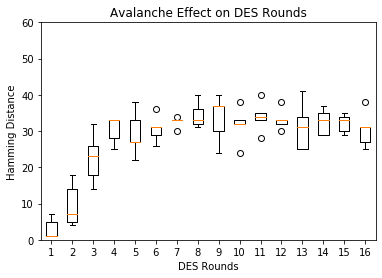

Reproduce this figure in Python.
import matplotlib.pyplot as plt

def hex2bin(s):
	mp = {'0' : "0000",
		'1' : "0001",
		'2' : "0010",
		'3' : "0011",
		'4' : "0100",
		'5' : "0101",
		'6' : "0110",
		'7' : "0111",
		'8' : "1000",
		'9' : "1001",
		'A' : "1010",
		'B' : "1011",
		'C' : "1100",
		'D' : "1101",
		'E' : "1110",
		'F' : "1111" }
	bin = ""
	for i in range(len(s)):
		bin = bin + mp[s[i]]
	return bin

def bin2hex(s):
	mp = {"0000" : '0',
		"0001" : '1',
		"0010" : '2',
		"0011" : '3',
		"0100" : '4',
		"0101" : '5',
		"0110" : '6',
		"0111" : '7',
		"1000" : '8',
		"1001" : '9',
		"1010" : 'A',
		"1011" : 'B',
		"1100" : 'C',
		"1101" : 'D',
		"1110" : 'E',
		"1111" : 'F' }
	hex = ""
	for i in range(0,len(s),4):
		ch = ""
		ch = ch + s[i]
		ch = ch + s[i + 1]
		ch = ch + s[i + 2]
		ch = ch + s[i + 3]
		hex = hex + mp[ch]
		
	return hex


def bin2dec(binary):
	
	binary1 = binary
	decimal, i, n = 0, 0, 0
	while(binary != 0):
		dec = binary % 10
		decimal = decimal + dec * pow(2, i)
		binary = binary//10
		i += 1
	return decimal


def dec2bin(num):
	res = bin(num).replace("0b", "")
	if(len(res)%4 != 0):
		div = len(res) / 4
		div = int(div)
		counter =(4 * (div + 1)) - len(res)
		for i in range(0, counter):
			res = '0' + res
	return res


def permute(k, arr, n):
	permutation = ""
	for i in range(0, n):
		permutation = permutation + k[arr[i] - 1]
	return permutation


def shift_left(k, nth_shifts):
	s = ""
	for i in range(nth_shifts):
		for j in range(1,len(k)):
			s = s + k[j]
		s = s + k[0]
		k = s
		s = ""
	return k


def xor(a, b):
	ans = ""
	for i in range(len(a)):
		if a[i] == b[i]:
			ans = ans + "0"
		else:
			ans = ans + "1"
	return ans


initial_perm = [58, 50, 42, 34, 26, 18, 10, 2,
				60, 52, 44, 36, 28, 20, 12, 4,
				62, 54, 46, 38, 30, 22, 14, 6,
				64, 56, 48, 40, 32, 24, 16, 8,
				57, 49, 41, 33, 25, 17, 9, 1,
				59, 51, 43, 35, 27, 19, 11, 3,
				61, 53, 45, 37, 29, 21, 13, 5,
				63, 55, 47, 39, 31, 23, 15, 7]


exp_d = [32, 1 , 2 , 3 , 4 , 5 , 4 , 5,
		6 , 7 , 8 , 9 , 8 , 9 , 10, 11,
		12, 13, 12, 13, 14, 15, 16, 17,
		16, 17, 18, 19, 20, 21, 20, 21,
		22, 23, 24, 25, 24, 25, 26, 27,
		28, 29, 28, 29, 30, 31, 32, 1 ]


per = [ 16, 7, 20, 21,
		29, 12, 28, 17,
		1, 15, 23, 26,
		5, 18, 31, 10,
		2, 8, 24, 14,
		32, 27, 3, 9,
		19, 13, 30, 6,
		22, 11, 4, 25 ]


sbox = [[[14, 4, 13, 1, 2, 15, 11, 8, 3, 10, 6, 12, 5, 9, 0, 7],
		[ 0, 15, 7, 4, 14, 2, 13, 1, 10, 6, 12, 11, 9, 5, 3, 8],
		[ 4, 1, 14, 8, 13, 6, 2, 11, 15, 12, 9, 7, 3, 10, 5, 0],
		[15, 12, 8, 2, 4, 9, 1, 7, 5, 11, 3, 14, 10, 0, 6, 13 ]],
			
		[[15, 1, 8, 14, 6, 11, 3, 4, 9, 7, 2, 13, 12, 0, 5, 10],
			[3, 13, 4, 7, 15, 2, 8, 14, 12, 0, 1, 10, 6, 9, 11, 5],
			[0, 14, 7, 11, 10, 4, 13, 1, 5, 8, 12, 6, 9, 3, 2, 15],
		[13, 8, 10, 1, 3, 15, 4, 2, 11, 6, 7, 12, 0, 5, 14, 9 ]],

		[ [10, 0, 9, 14, 6, 3, 15, 5, 1, 13, 12, 7, 11, 4, 2, 8],
		[13, 7, 0, 9, 3, 4, 6, 10, 2, 8, 5, 14, 12, 11, 15, 1],
		[13, 6, 4, 9, 8, 15, 3, 0, 11, 1, 2, 12, 5, 10, 14, 7],
			[1, 10, 13, 0, 6, 9, 8, 7, 4, 15, 14, 3, 11, 5, 2, 12 ]],
	
		[ [7, 13, 14, 3, 0, 6, 9, 10, 1, 2, 8, 5, 11, 12, 4, 15],
		[13, 8, 11, 5, 6, 15, 0, 3, 4, 7, 2, 12, 1, 10, 14, 9],
		[10, 6, 9, 0, 12, 11, 7, 13, 15, 1, 3, 14, 5, 2, 8, 4],
			[3, 15, 0, 6, 10, 1, 13, 8, 9, 4, 5, 11, 12, 7, 2, 14] ],
		
		[ [2, 12, 4, 1, 7, 10, 11, 6, 8, 5, 3, 15, 13, 0, 14, 9],
		[14, 11, 2, 12, 4, 7, 13, 1, 5, 0, 15, 10, 3, 9, 8, 6],
			[4, 2, 1, 11, 10, 13, 7, 8, 15, 9, 12, 5, 6, 3, 0, 14],
		[11, 8, 12, 7, 1, 14, 2, 13, 6, 15, 0, 9, 10, 4, 5, 3 ]],
	
		[ [12, 1, 10, 15, 9, 2, 6, 8, 0, 13, 3, 4, 14, 7, 5, 11],
		[10, 15, 4, 2, 7, 12, 9, 5, 6, 1, 13, 14, 0, 11, 3, 8],
			[9, 14, 15, 5, 2, 8, 12, 3, 7, 0, 4, 10, 1, 13, 11, 6],
			[4, 3, 2, 12, 9, 5, 15, 10, 11, 14, 1, 7, 6, 0, 8, 13] ],
		
		[ [4, 11, 2, 14, 15, 0, 8, 13, 3, 12, 9, 7, 5, 10, 6, 1],
		[13, 0, 11, 7, 4, 9, 1, 10, 14, 3, 5, 12, 2, 15, 8, 6],
			[1, 4, 11, 13, 12, 3, 7, 14, 10, 15, 6, 8, 0, 5, 9, 2],
			[6, 11, 13, 8, 1, 4, 10, 7, 9, 5, 0, 15, 14, 2, 3, 12] ],
		
		[ [13, 2, 8, 4, 6, 15, 11, 1, 10, 9, 3, 14, 5, 0, 12, 7],
			[1, 15, 13, 8, 10, 3, 7, 4, 12, 5, 6, 11, 0, 14, 9, 2],
			[7, 11, 4, 1, 9, 12, 14, 2, 0, 6, 10, 13, 15, 3, 5, 8],
			[2, 1, 14, 7, 4, 10, 8, 13, 15, 12, 9, 0, 3, 5, 6, 11] ] ]


final_perm = [ 40, 8, 48, 16, 56, 24, 64, 32,
			39, 7, 47, 15, 55, 23, 63, 31,
			38, 6, 46, 14, 54, 22, 62, 30,
			37, 5, 45, 13, 53, 21, 61, 29,
			36, 4, 44, 12, 52, 20, 60, 28,
			35, 3, 43, 11, 51, 19, 59, 27,
			34, 2, 42, 10, 50, 18, 58, 26,
			33, 1, 41, 9, 49, 17, 57, 25 ]

def encrypt(pt, rkb, rk):
	pt = hex2bin(pt)

	pt = permute(pt, initial_perm, 64)
	l=[]
	left = pt[0:32]
	right = pt[32:64]
	for i in range(0, 16):
		right_expanded = permute(right, exp_d, 48)
		
		xor_x = xor(right_expanded, rkb[i])

		sbox_str = ""
		for j in range(0, 8):
			row = bin2dec(int(xor_x[j * 6] + xor_x[j * 6 + 5]))
			col = bin2dec(int(xor_x[j * 6 + 1] + xor_x[j * 6 + 2] + xor_x[j * 6 + 3] + xor_x[j * 6 + 4]))
			val = sbox[j][row][col]
			sbox_str = sbox_str + dec2bin(val)

		sbox_str = permute(sbox_str, per, 32)

		result = xor(left, sbox_str)
		left = result

		if(i != 15):
			left, right = right, left
		l.append(left+right)
	

	combine = left + right

	cipher_text = permute(combine, final_perm, 64)
	return l

def hd(s,t):
	c=0
	for x,y in zip(s,t):
		if( x !=y ):
			c=c+1
	return c


pt = ["3510762BCA1D223A","3410762BCA1D623A","1410762BCA1D223A","2410762BCA1D223A","3C10762BCA1D223A"]
key = "AABB09182736CCDD"
opt = "3410762BCA1D223A"


key = hex2bin(key)


keyp = [57, 49, 41, 33, 25, 17, 9,
		1, 58, 50, 42, 34, 26, 18,
		10, 2, 59, 51, 43, 35, 27,
		19, 11, 3, 60, 52, 44, 36,
		63, 55, 47, 39, 31, 23, 15,
		7, 62, 54, 46, 38, 30, 22,
		14, 6, 61, 53, 45, 37, 29,
		21, 13, 5, 28, 20, 12, 4 ]


key = permute(key, keyp, 56)


shift_table = [1, 1, 2, 2,
				2, 2, 2, 2,
				1, 2, 2, 2,
				2, 2, 2, 1 ]

key_comp = [14, 17, 11, 24, 1, 5,
			3, 28, 15, 6, 21, 10,
			23, 19, 12, 4, 26, 8,
			16, 7, 27, 20, 13, 2,
			41, 52, 31, 37, 47, 55,
			30, 40, 51, 45, 33, 48,
			44, 49, 39, 56, 34, 53,
			46, 42, 50, 36, 29, 32 ]

left = key[0:28] 
right = key[28:56]

rkb = []
rk = []
for i in range(0, 16):

	left = shift_left(left, shift_table[i])
	right = shift_left(right, shift_table[i])

	combine_str = left + right
	
	round_key = permute(combine_str, key_comp, 48)

	rkb.append(round_key)
	rk.append(bin2hex(round_key))

print("Encryption")
mat=[]
for i in range(16):
  mat.append([])
l3 = encrypt(opt, rkb, rk)
for x in pt:
	l2 = []
	l = encrypt(x, rkb, rk)
	for yy,y in zip(l3,l):
		l2.append(hd(yy,y))
	for i in range(16):
		mat[i].append(l2[i])


print(mat)

plt.boxplot(mat)
plt.title('Avalanche Effect on DES Rounds')
plt.xlabel('DES Rounds')
plt.ylabel('Hamming Distance')
plt.ylim(0,60)
plt.show()
